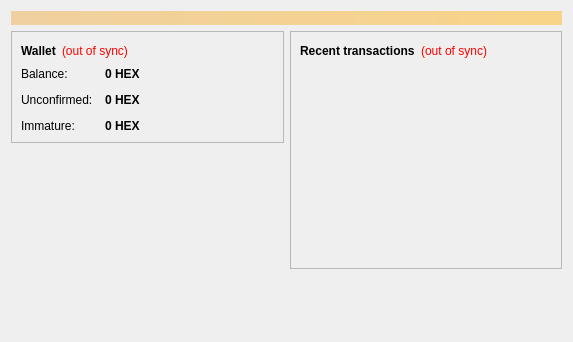
<?xml version="1.0" encoding="UTF-8"?>
<ui version="4.0">
 <class>OverviewPage</class>
 <widget class="QWidget" name="OverviewPage">
  <property name="geometry">
   <rect>
    <x>0</x>
    <y>0</y>
    <width>573</width>
    <height>342</height>
   </rect>
  </property>
  <property name="windowTitle">
   <string>Form</string>
  </property>
  <layout class="QVBoxLayout" name="topLayout">
   <item>
    <widget class="QLabel" name="labelAlerts">
     <property name="visible">
      <bool>false</bool>
     </property>
     <property name="styleSheet">
      <string notr="true">background-color: qlineargradient(x1: 0, y1: 0, x2: 1, y2: 0, stop:0 #F0D0A0, stop:1 #F8D488); color:#000000;</string>
     </property>
     <property name="wordWrap">
      <bool>true</bool>
     </property>
     <property name="margin">
      <number>3</number>
     </property>
    </widget>
   </item>
   <item>
    <layout class="QHBoxLayout" name="horizontalLayout" stretch="1,1">
     <item>
      <layout class="QVBoxLayout" name="verticalLayout_2">
       <item>
        <widget class="QFrame" name="frame">
         <property name="frameShape">
          <enum>QFrame::StyledPanel</enum>
         </property>
         <property name="frameShadow">
          <enum>QFrame::Raised</enum>
         </property>
         <layout class="QVBoxLayout" name="verticalLayout_4">
          <item>
           <layout class="QHBoxLayout" name="horizontalLayout_4">
            <item>
             <widget class="QLabel" name="label_5">
              <property name="font">
               <font>
                <weight>75</weight>
                <bold>true</bold>
               </font>
              </property>
              <property name="text">
               <string>Wallet</string>
              </property>
             </widget>
            </item>
            <item>
             <widget class="QLabel" name="labelWalletStatus">
              <property name="toolTip">
               <string>The displayed information may be out of date. Your wallet automatically synchronizes with the Hexagon network after a connection is established, but this process has not completed yet.</string>
              </property>
              <property name="styleSheet">
               <string notr="true">QLabel { color: red; }</string>
              </property>
              <property name="text">
               <string notr="true">(out of sync)</string>
              </property>
              <property name="alignment">
               <set>Qt::AlignLeading|Qt::AlignLeft|Qt::AlignVCenter</set>
              </property>
             </widget>
            </item>
            <item>
             <spacer name="horizontalSpacer_2">
              <property name="orientation">
               <enum>Qt::Horizontal</enum>
              </property>
              <property name="sizeHint" stdset="0">
               <size>
                <width>40</width>
                <height>20</height>
               </size>
              </property>
             </spacer>
            </item>
           </layout>
          </item>
          <item>
           <layout class="QFormLayout" name="formLayout_2">
            <property name="fieldGrowthPolicy">
             <enum>QFormLayout::AllNonFixedFieldsGrow</enum>
            </property>
            <property name="horizontalSpacing">
             <number>12</number>
            </property>
            <property name="verticalSpacing">
             <number>12</number>
            </property>
            <item row="0" column="0">
             <widget class="QLabel" name="label">
              <property name="text">
               <string>Balance:</string>
              </property>
             </widget>
            </item>
            <item row="0" column="1">
             <widget class="QLabel" name="labelBalance">
              <property name="font">
               <font>
                <weight>75</weight>
                <bold>true</bold>
               </font>
              </property>
              <property name="cursor">
               <cursorShape>IBeamCursor</cursorShape>
              </property>
              <property name="toolTip">
               <string>Your current balance</string>
              </property>
              <property name="text">
               <string notr="true">0 HEX</string>
              </property>
              <property name="textInteractionFlags">
               <set>Qt::LinksAccessibleByMouse|Qt::TextSelectableByKeyboard|Qt::TextSelectableByMouse</set>
              </property>
             </widget>
            </item>
            <item row="1" column="0">
             <widget class="QLabel" name="label_3">
              <property name="text">
               <string>Unconfirmed:</string>
              </property>
             </widget>
            </item>
            <item row="1" column="1">
             <widget class="QLabel" name="labelUnconfirmed">
              <property name="font">
               <font>
                <weight>75</weight>
                <bold>true</bold>
               </font>
              </property>
              <property name="cursor">
               <cursorShape>IBeamCursor</cursorShape>
              </property>
              <property name="toolTip">
               <string>Total of transactions that have yet to be confirmed, and do not yet count toward the current balance</string>
              </property>
              <property name="text">
               <string notr="true">0 HEX</string>
              </property>
              <property name="textInteractionFlags">
               <set>Qt::LinksAccessibleByMouse|Qt::TextSelectableByKeyboard|Qt::TextSelectableByMouse</set>
              </property>
             </widget>
            </item>
            <item row="2" column="0">
             <widget class="QLabel" name="labelImmatureText">
              <property name="text">
               <string>Immature:</string>
              </property>
             </widget>
            </item>
            <item row="2" column="1">
             <widget class="QLabel" name="labelImmature">
              <property name="font">
               <font>
                <weight>75</weight>
                <bold>true</bold>
               </font>
              </property>
              <property name="toolTip">
               <string>Mined balance that has not yet matured</string>
              </property>
              <property name="text">
               <string notr="true">0 HEX</string>
              </property>
              <property name="textInteractionFlags">
               <set>Qt::LinksAccessibleByMouse|Qt::TextSelectableByKeyboard|Qt::TextSelectableByMouse</set>
              </property>
             </widget>
            </item>
           </layout>
          </item>
         </layout>
        </widget>
       </item>
       <item>
        <spacer name="verticalSpacer">
         <property name="orientation">
          <enum>Qt::Vertical</enum>
         </property>
         <property name="sizeHint" stdset="0">
          <size>
           <width>20</width>
           <height>40</height>
          </size>
         </property>
        </spacer>
       </item>
      </layout>
     </item>
     <item>
      <layout class="QVBoxLayout" name="verticalLayout_3">
       <item>
        <widget class="QFrame" name="frame_2">
         <property name="frameShape">
          <enum>QFrame::StyledPanel</enum>
         </property>
         <property name="frameShadow">
          <enum>QFrame::Raised</enum>
         </property>
         <layout class="QVBoxLayout" name="verticalLayout">
          <item>
           <layout class="QHBoxLayout" name="horizontalLayout_2">
            <item>
             <widget class="QLabel" name="label_4">
              <property name="text">
               <string>&lt;b&gt;Recent transactions&lt;/b&gt;</string>
              </property>
             </widget>
            </item>
            <item>
             <widget class="QLabel" name="labelTransactionsStatus">
              <property name="toolTip">
               <string>The displayed information may be out of date. Your wallet automatically synchronizes with the Hexagon network after a connection is established, but this process has not completed yet.</string>
              </property>
              <property name="styleSheet">
               <string notr="true">QLabel { color: red; }</string>
              </property>
              <property name="text">
               <string notr="true">(out of sync)</string>
              </property>
              <property name="alignment">
               <set>Qt::AlignRight|Qt::AlignTrailing|Qt::AlignVCenter</set>
              </property>
             </widget>
            </item>
            <item>
             <spacer name="horizontalSpacer">
              <property name="orientation">
               <enum>Qt::Horizontal</enum>
              </property>
              <property name="sizeHint" stdset="0">
               <size>
                <width>40</width>
                <height>20</height>
               </size>
              </property>
             </spacer>
            </item>
           </layout>
          </item>
          <item>
           <widget class="QListView" name="listTransactions">
            <property name="styleSheet">
             <string notr="true">QListView { background: transparent; }</string>
            </property>
            <property name="frameShape">
             <enum>QFrame::NoFrame</enum>
            </property>
            <property name="verticalScrollBarPolicy">
             <enum>Qt::ScrollBarAlwaysOff</enum>
            </property>
            <property name="horizontalScrollBarPolicy">
             <enum>Qt::ScrollBarAlwaysOff</enum>
            </property>
            <property name="selectionMode">
             <enum>QAbstractItemView::NoSelection</enum>
            </property>
           </widget>
          </item>
         </layout>
        </widget>
       </item>
       <item>
        <spacer name="verticalSpacer_2">
         <property name="orientation">
          <enum>Qt::Vertical</enum>
         </property>
         <property name="sizeHint" stdset="0">
          <size>
           <width>20</width>
           <height>40</height>
          </size>
         </property>
        </spacer>
       </item>
      </layout>
     </item>
    </layout>
   </item>
  </layout>
 </widget>
 <resources/>
 <connections/>
</ui>
